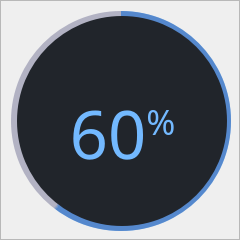
<?xml version="1.0" encoding="UTF-8"?>
<ui version="4.0">
 <class>Form</class>
 <widget class="QWidget" name="Form">
  <property name="geometry">
   <rect>
    <x>0</x>
    <y>0</y>
    <width>240</width>
    <height>240</height>
   </rect>
  </property>
  <property name="minimumSize">
   <size>
    <width>240</width>
    <height>240</height>
   </size>
  </property>
  <property name="maximumSize">
   <size>
    <width>240</width>
    <height>240</height>
   </size>
  </property>
  <property name="windowTitle">
   <string>Form</string>
  </property>
  <layout class="QVBoxLayout" name="verticalLayout">
   <property name="spacing">
    <number>0</number>
   </property>
   <property name="leftMargin">
    <number>0</number>
   </property>
   <property name="topMargin">
    <number>0</number>
   </property>
   <property name="rightMargin">
    <number>0</number>
   </property>
   <property name="bottomMargin">
    <number>0</number>
   </property>
   <item>
    <widget class="QFrame" name="frame">
     <property name="sizePolicy">
      <sizepolicy hsizetype="Expanding" vsizetype="Expanding">
       <horstretch>0</horstretch>
       <verstretch>0</verstretch>
      </sizepolicy>
     </property>
     <property name="frameShape">
      <enum>QFrame::StyledPanel</enum>
     </property>
     <property name="frameShadow">
      <enum>QFrame::Raised</enum>
     </property>
     <layout class="QHBoxLayout" name="horizontalLayout">
      <property name="spacing">
       <number>0</number>
      </property>
      <property name="leftMargin">
       <number>0</number>
      </property>
      <property name="topMargin">
       <number>0</number>
      </property>
      <property name="rightMargin">
       <number>0</number>
      </property>
      <property name="bottomMargin">
       <number>0</number>
      </property>
      <item>
       <widget class="QFrame" name="circularProgressBar_Main">
        <property name="styleSheet">
         <string notr="true">background-color: none;</string>
        </property>
        <property name="frameShape">
         <enum>QFrame::NoFrame</enum>
        </property>
        <property name="frameShadow">
         <enum>QFrame::Raised</enum>
        </property>
        <widget class="QFrame" name="circularProgress_5">
         <property name="geometry">
          <rect>
           <x>10</x>
           <y>10</y>
           <width>220</width>
           <height>220</height>
          </rect>
         </property>
         <property name="styleSheet">
          <string notr="true">QFrame{
	border-radius: 110px;	
	background-color: qconicalgradient(cx:0.5, cy:0.5, angle:90, stop:0.400 rgba(85, 170, 255, 255), stop:0.395 rgba(255, 255, 255, 0));
}</string>
         </property>
         <property name="frameShape">
          <enum>QFrame::StyledPanel</enum>
         </property>
         <property name="frameShadow">
          <enum>QFrame::Raised</enum>
         </property>
        </widget>
        <widget class="QFrame" name="circularBg_5">
         <property name="geometry">
          <rect>
           <x>10</x>
           <y>10</y>
           <width>220</width>
           <height>220</height>
          </rect>
         </property>
         <property name="styleSheet">
          <string notr="true">QFrame{
	border-radius: 110px;	
	background-color: rgba(85, 85, 127, 100);
}</string>
         </property>
         <property name="frameShape">
          <enum>QFrame::StyledPanel</enum>
         </property>
         <property name="frameShadow">
          <enum>QFrame::Raised</enum>
         </property>
         <widget class="QFrame" name="circularContainer_4">
          <property name="geometry">
           <rect>
            <x>6</x>
            <y>5</y>
            <width>210</width>
            <height>210</height>
           </rect>
          </property>
          <property name="minimumSize">
           <size>
            <width>210</width>
            <height>210</height>
           </size>
          </property>
          <property name="baseSize">
           <size>
            <width>0</width>
            <height>0</height>
           </size>
          </property>
          <property name="styleSheet">
           <string notr="true">QFrame{
	border-radius: 105px;	
	background-color: rgb(33, 37, 43);
}</string>
          </property>
          <property name="frameShape">
           <enum>QFrame::StyledPanel</enum>
          </property>
          <property name="frameShadow">
           <enum>QFrame::Raised</enum>
          </property>
          <widget class="QWidget" name="layoutWidget_5">
           <property name="geometry">
            <rect>
             <x>10</x>
             <y>40</y>
             <width>191</width>
             <height>154</height>
            </rect>
           </property>
           <layout class="QGridLayout" name="infoLayout_4">
            <item row="0" column="0">
             <widget class="QLabel" name="labelHeader">
              <property name="font">
               <font>
                <family>Segoe UI</family>
                <pointsize>12</pointsize>
               </font>
              </property>
              <property name="styleSheet">
               <string notr="true">color: rgb(115, 185, 255); background-color: none;</string>
              </property>
              <property name="text">
               <string/>
              </property>
              <property name="alignment">
               <set>Qt::AlignCenter</set>
              </property>
             </widget>
            </item>
            <item row="2" column="0">
             <widget class="QLabel" name="labelFooter">
              <property name="font">
               <font>
                <family>Segoe UI</family>
                <pointsize>12</pointsize>
               </font>
              </property>
              <property name="styleSheet">
               <string notr="true">color: rgb(148, 148, 216); background-color: none;</string>
              </property>
              <property name="text">
               <string/>
              </property>
              <property name="alignment">
               <set>Qt::AlignCenter</set>
              </property>
             </widget>
            </item>
            <item row="1" column="0">
             <widget class="QLabel" name="labelPercen">
              <property name="font">
               <font>
                <family>72 Light</family>
                <pointsize>10</pointsize>
               </font>
              </property>
              <property name="styleSheet">
               <string notr="true">color: rgb(115, 185, 255); padding: 0px; background-color: none;</string>
              </property>
              <property name="text">
               <string>&lt;p align=&quot;center&quot;&gt;&lt;span style=&quot; font-size:50pt;&quot;&gt;60&lt;/span&gt;&lt;span style=&quot; font-size:40pt; vertical-align:super;&quot;&gt;%&lt;/span&gt;&lt;/p&gt;</string>
              </property>
              <property name="alignment">
               <set>Qt::AlignCenter</set>
              </property>
              <property name="indent">
               <number>-1</number>
              </property>
             </widget>
            </item>
           </layout>
          </widget>
         </widget>
        </widget>
       </widget>
      </item>
     </layout>
    </widget>
   </item>
  </layout>
 </widget>
 <resources/>
 <connections/>
</ui>
